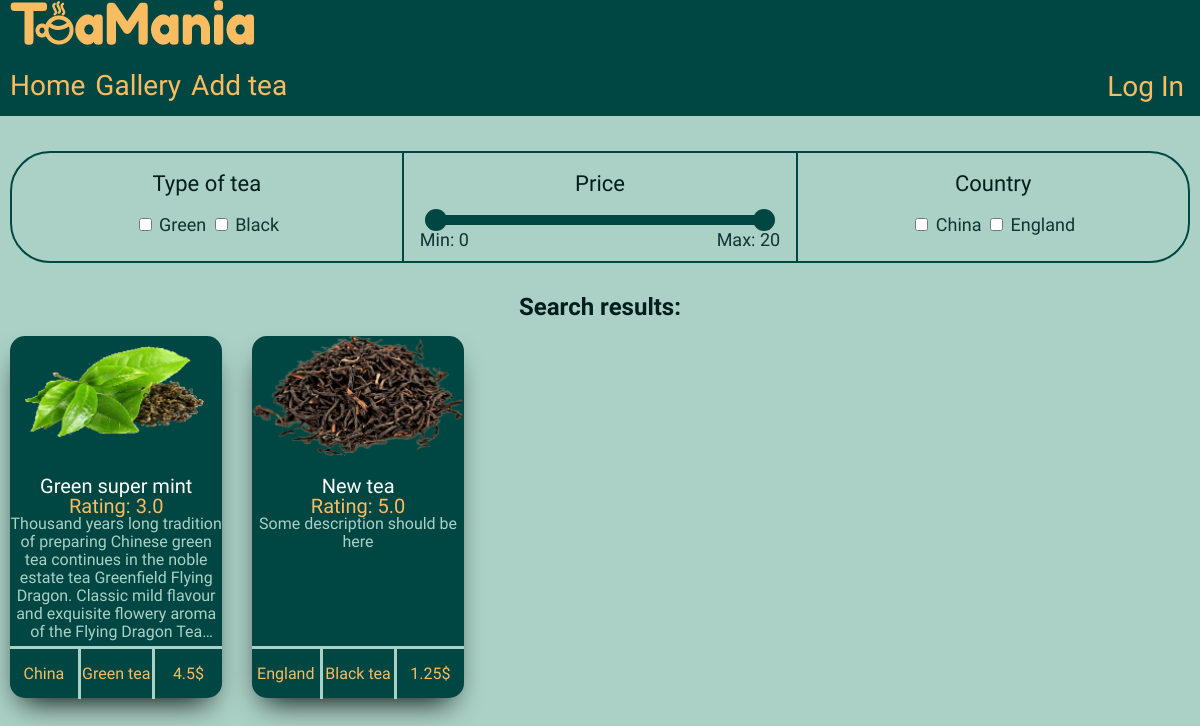
The page /gallery on the database as committed earlier.
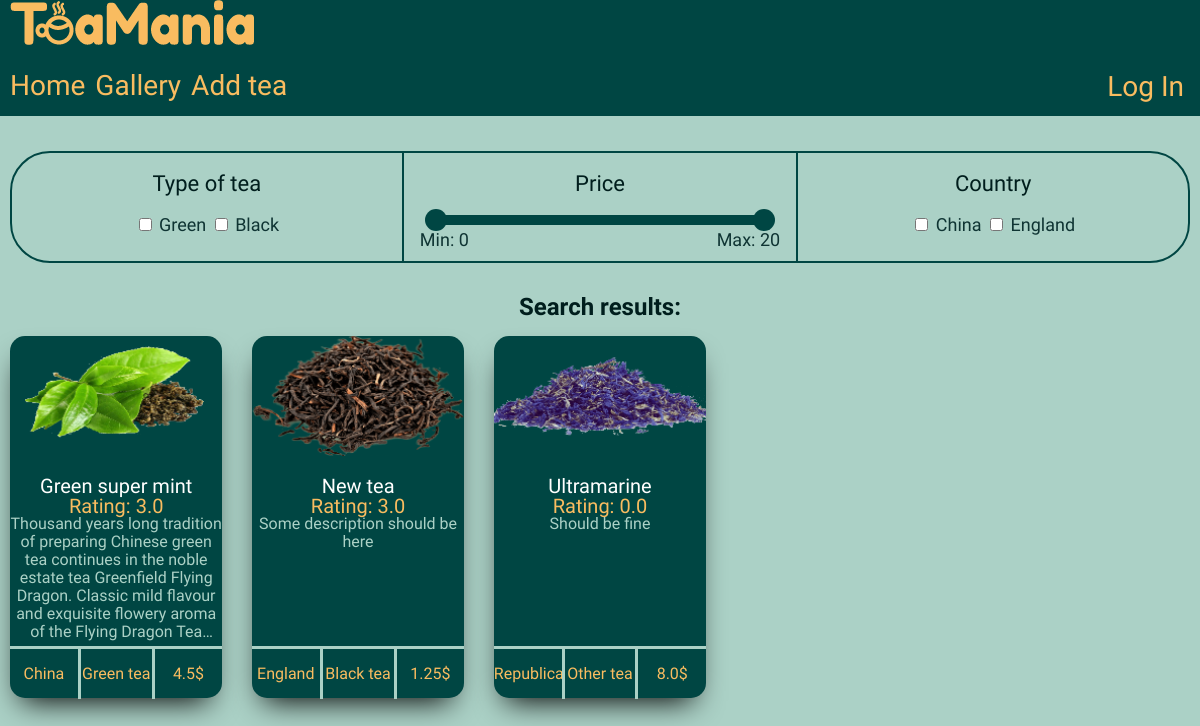
The same page on the database as committed later.
### app/models.py (models this page shows, shortened)
class Tea(db.Model):
    id = db.Column(db.Integer, primary_key=True)
    title = db.Column(db.String(50), index=True, unique=True, nullable=False)
    type = db.Column(db.String(20), index=True, nullable=False)
    country = db.Column(db.String(50), index=True, nullable=False)
    description = db.Column(db.String(200))
    price = db.Column(db.Float, index=True, nullable=False)
    rating = db.Column(db.Float, index=True)
    image = db.Column(db.String(150))
    timestamp = db.Column(db.DateTime, index=True, default=datetime.utcnow)
    user_id = db.Column(db.Integer, db.ForeignKey('user.id'))
    comments = db.relationship('Comment', backref='tea', lazy='dynamic')

### app/routes.py (the view)
@app.route('/gallery')
def gallery():
    teas = Tea.query.order_by(Tea.title).all();
    return render_template('gallery.html', teas=teas)

### app/templates/gallery.html (shortened to what this page needs)
<!DOCTYPE html>
<html lang="en">
<head>
  <link rel="stylesheet" href="{{ url_for('static', filename='css/main_style.css')}}">
  <link rel="stylesheet" href="{{ url_for('static', filename='css/gallery_style.css')}}">
</head>
<body>
  <header>
    <div class="container">
      <a href="{{ url_for('index') }}" class="header__logo">
        <img src="{{ url_for('static', filename='images/logo_desctop.png') }}" alt="Big logo">
      </a>
      <div class="header__bottom">
        <nav>
          <a href="{{ url_for('index') }}" class="header__button">Home</a>
          <a href="{{ url_for('gallery') }}" class="header__button" >Gallery</a>
          <a href="{{ url_for('add_tea') }}" class="header__button">Add tea</a>
        </nav>
        <div class="header__login">
          <button class="header__button" id="login">Log In</button>
        </div>
      </div>
    </div>
  </header>
  <main>
    <div class="container">
      <form action="" id="form">
        <div class="form__section select__tea">
          <p>Type of tea</p>
          <div class="tea__categories" onclick="filterByType()">
            <input type="checkbox" id="green" name="green" value="Green tea">
            <label for="green">Green</label>
            <input type="checkbox" id="black" name="black" value="Black tea">
            <label for="black">Black</label>
          </div>
        </div>
        <div class="form__section select__price">
          <p>Price</p>
          <div class="price__slider" oninput="filterByPrice()" onchange="filterByPrice()">
            <div class="slider">
              <div class="range"></div>
              <div class="thumb left"></div>
              <div class="thumb right"></div>
            </div>
            <div class="price__labels">
              <label id="min">Min: </label>
              <label id="max">Max: </label>
            </div>
          </div>
        </div>
        <div class="form__section select__country">
          <p>Country</p>
          <div class="country__list" onclick="filterByCountry()">
            <input type="checkbox" id="china" name="china" value="China">
            <label for="china">China</label>
            <input type="checkbox" id="england" name="england" value="England">
            <label for="england">England</label>
          </div>
        </div>
      </form>
      <section class="gallery__section">
        <h2 class="headline">Search results:</h2>
        <ul id="search-results">
          {% for tea in teas: %}
          <li class="tea__card">
            <div class="tea__image">
              {% if tea.type == 'Black' %}
                <img src="{{ url_for('static', filename='images/blacktear.png')}}" alt="black tea">
              {% elif tea.type == 'Green' %}
                <img src="{{ url_for('static', filename='images/greentear.png')}}" alt="green tea">
              {% else %}
                <img src="{{ url_for('static', filename='images/othertear.png')}}" alt="other tea">
              {% endif %}
            </div>
            <div class="tea__name"><a href="gallery/{{ tea.id }}">{{ tea.title }}</a></div>
            <div class="tea__rating">Rating: {{ tea.rating }}</div>
            <div class="tea__description"> {{ tea.description }}</div>
            <div class="tea__info">
              <div class="tea__stats country">
                <p>{{ tea.country }}</p>
              </div>
              <div class="tea__stats categoty">
                <p>{{ tea.type }} tea</p>
              </div>
              <div class="tea__stats price">
                <p>{{ tea.price }}$</p>
              </div>
            </div>
          </li>
          {% endfor %}
        </ul>
      </section>
    </div>
  </main>
</body>
</html>

Rows that differ between the two databases and show on the page:
changed Tea "New tea": rating "5.0" → "3.0"
added Tea: title "Ultramarine", rating "0.0", description "Should be fine", country "Republica…", type "Other", price "8.0"
